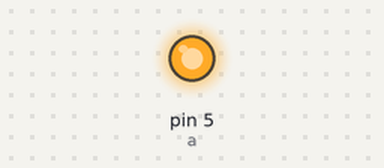
This sketch was run on a simulated Arduino Uno, built with avr-gcc and run on an emulated ATmega328P. Shown: output pins drawn as LEDs (lit = HIGH).

Above: at 1.0 s.
At 3.0 s:
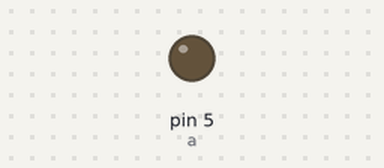
Timing chart, 0 to 5.2 s (numbered marks = the images above):
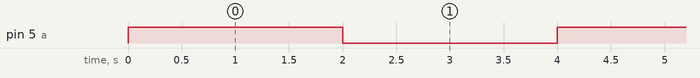

Measured:
- by itself, pin 5 (a): alternates HIGH for 2.0 s and LOW for 2.0 s

The sketch:

for_buzzer.ino
```cpp
int a=5;
void setup(){
  pinMode(a,OUTPUT);

}
void loop(){
  digitalWrite(a,HIGH);
  delay(2000);
  digitalWrite(a,LOW);
  delay(2000);
}
```
